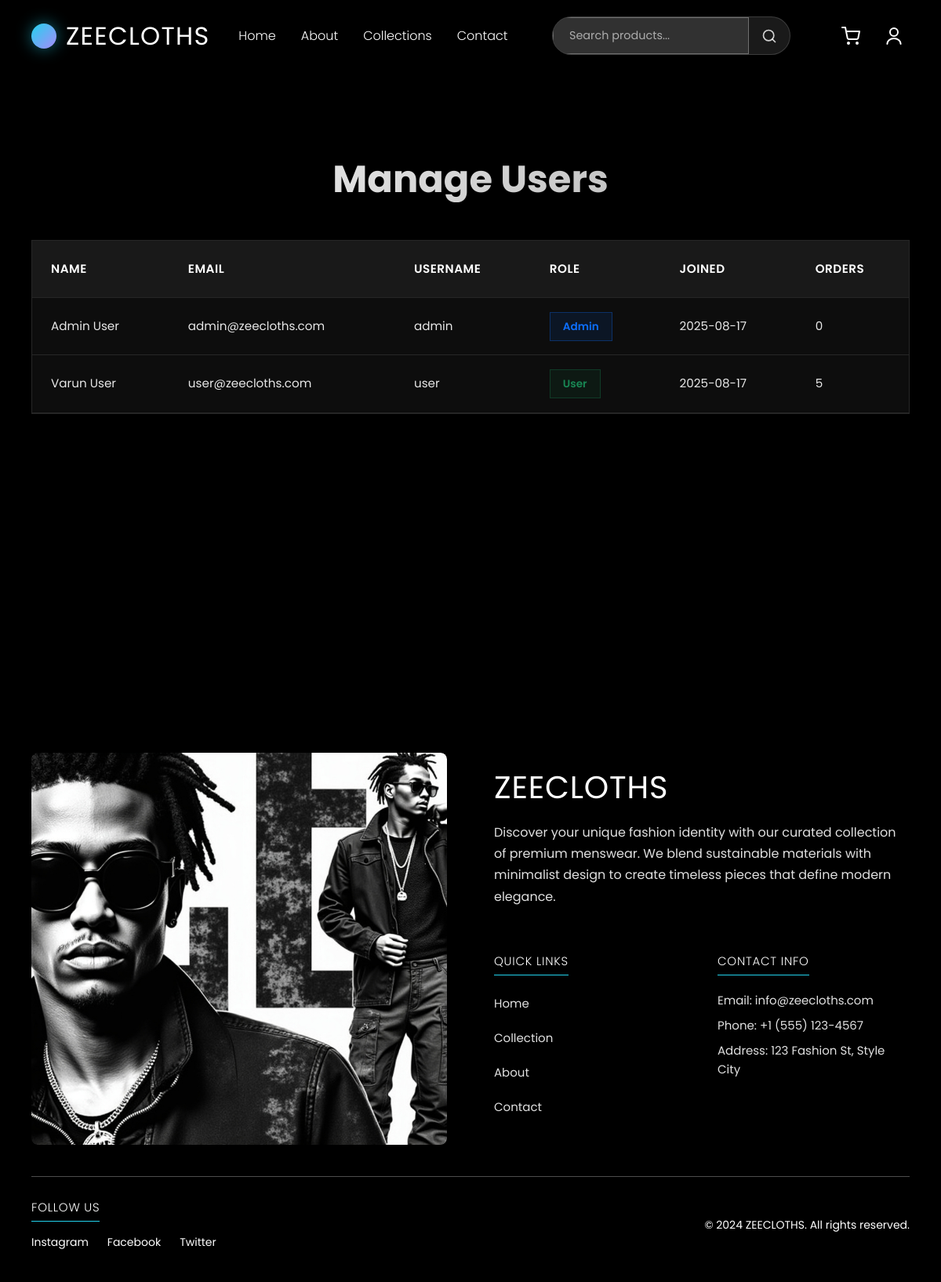
The app's page /admin/users (signed in) with its own data.
### models.py (models this page shows)
class User(UserMixin, db.Model):
    id = db.Column(db.Integer, primary_key=True)
    username = db.Column(db.String(80), unique=True, nullable=False)
    email = db.Column(db.String(120), unique=True, nullable=False)
    password_hash = db.Column(db.String(120), nullable=False)
    first_name = db.Column(db.String(50), nullable=False)
    last_name = db.Column(db.String(50), nullable=False)
    phone = db.Column(db.String(15))
    address = db.Column(db.Text)
    is_admin = db.Column(db.Boolean, default=False)
    created_at = db.Column(db.DateTime, default=datetime.utcnow)
    orders = db.relationship('Order', backref='user', lazy=True)

### routes/admin_routes.py (the view)
@admin_bp.route('/users')
@login_required
@admin_required
def users():
    page = request.args.get('page', 1, type=int)
    users = User.query.paginate(page=page, per_page=20, error_out=False)
    return render_template('admin/users.html', users=users)

### app.py (called while the page is built)
@login_manager.user_loader
def load_user(user_id):
    return User.query.get(int(user_id))

### routes/admin_routes.py (called while the page is built)
def admin_required(f):
    @wraps(f)
    def decorated_function(*args, **kwargs):
        if not current_user.is_authenticated or not current_user.is_admin:
            flash('Access denied. Admin privileges required.', 'error')
            return redirect(url_for('index'))
        return f(*args, **kwargs)
    return decorated_function

### templates/admin/users.html (shortened to what this page needs)
{% extends "base.html" %}
{% block content %}
<div class="admin-users-page">
  <div class="container">
    <div class="page-header">
      <h1>Manage Users</h1>
    </div>
    {% if users.items %}
    <div class="users-table">
      <table>
        <thead>
          <tr>
            <th>Name</th>
            <th>Email</th>
            <th>Username</th>
            <th>Role</th>
            <th>Joined</th>
            <th>Orders</th>
          </tr>
        </thead>
        <tbody>
          {% for user in users.items %}
          <tr>
            <td>{{ user.first_name }} {{ user.last_name }}</td>
            <td>{{ user.email }}</td>
            <td>{{ user.username }}</td>
            <td>
              {% if user.is_admin %}
              <span class="role-badge admin">Admin</span>
              {% else %}
              <span class="role-badge user">User</span>
              {% endif %}
            </td>
            <td>{{ user.created_at.strftime('%Y-%m-%d') }}</td>
            <td>{{ user.orders|length }}</td>
          </tr>
          {% endfor %}
        </tbody>
      </table>
    </div>
    {% endif %}
  </div>
</div>
{% endblock %}

### static/css/styles.css (style rules this page uses)
* { margin: 0; padding: 0; box-sizing: border-box; }
body { font-family: 'Poppins', sans-serif; line-height: 1.6; color: #333; background: #ffffff; overflow-x: hidden; }
.container { max-width: 1400px; margin: 0 auto; padding: 0 40px; }
h1, h2, h3, h4, h5, h6 { font-weight: 400; line-height: 1.2; margin-bottom: 1rem; }
h1 { font-size: 3rem; }

### templates/admin/users.html (style rules this page uses)
html, body { margin: 0; height: 100%; background: #000; font-family: Poppins, ui-sans-serif, system-ui, -apple-system, Segoe UI, Roboto, Ubuntu, Cantarell, Noto Sans, Arial, "Apple Color Emoji", "Segoe UI Emoji"; overflow-x: hidden; scroll-behavior: smooth; }
.admin-users-page { position: relative; min-height: 100vh; background: rgba(0, 0, 0, 0.8); backdrop-filter: blur(20px); padding: 120px 0 80px; font-family: Poppins, ui-sans-serif, system-ui, -apple-system, Segoe UI, Roboto, Ubuntu, Cantarell, Noto Sans, Arial, "Apple Color Emoji", "Segoe UI Emoji"; }
.page-header { text-align: center; margin-bottom: 3rem; }
.page-header h1 { font-size: 3rem; font-weight: 700; background: linear-gradient(135deg, #fff 0%, #a8a8a8 100%); -webkit-background-clip: text; -webkit-text-fill-color: transparent; background-clip: text; margin-bottom: 1rem; animation: fadeInUp 0.8s ease-out; }
.users-table { background: rgba(255, 255, 255, 0.05); backdrop-filter: blur(20px); border: 1px solid rgba(255, 255, 255, 0.1); border-radius: 0; overflow: hidden; box-shadow: 0 20px 40px rgba(0, 0, 0, 0.3); animation: fadeInUp 0.8s ease-out 0.1s both; }
table { width: 100%; border-collapse: collapse; }
th, td { padding: 1.5rem; text-align: left; border-bottom: 1px solid rgba(255, 255, 255, 0.1); }
th { background: rgba(255, 255, 255, 0.05); font-weight: 600; color: #fff; font-size: 0.95rem; text-transform: uppercase; letter-spacing: 0.5px; }
td { color: rgba(255, 255, 255, 0.9); font-size: 0.95rem; }
.role-badge { padding: 0.5rem 1rem; border-radius: 0; font-size: 0.85rem; font-weight: 600; border: 1px solid rgba(255, 255, 255, 0.2); backdrop-filter: blur(10px); }
.role-badge.admin { background: rgba(13, 110, 253, 0.1); color: #0d6efd; border-color: rgba(13, 110, 253, 0.3); }
.role-badge.user { background: rgba(25, 135, 84, 0.1); color: #198754; border-color: rgba(25, 135, 84, 0.3); }

### records on screen
User: first_name "Admin", last_name "User", email "admin@zeecloths.com", username "admin", is_admin "Admin", created_at "2025-08-17", orders|length "0"
User: first_name "Varun", last_name "User", email "user@zeecloths.com", username "user", is_admin "User", created_at "2025-08-17", orders|length "5"
